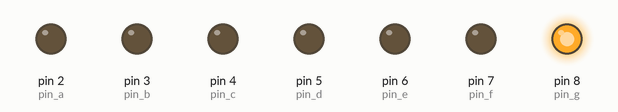
Simulated run of this program. Board: Arduino Uno, built with avr-gcc and run on an emulated ATmega328P. On the bench: output pins drawn as LEDs (lit = HIGH).

Above: at 0.15 s.
At 0.75 s:
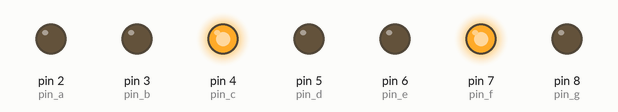
At 1.35 s:
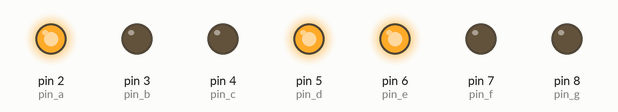
At 2.85 s:
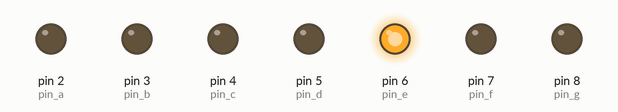
At 4.65 s:
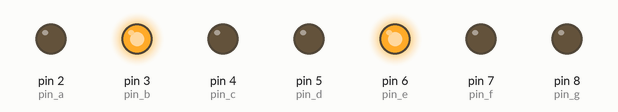
At 6.45 s:
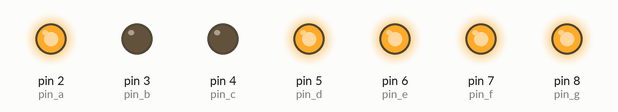
Timing chart, 0 to 6.9 s (numbered marks = the images above):
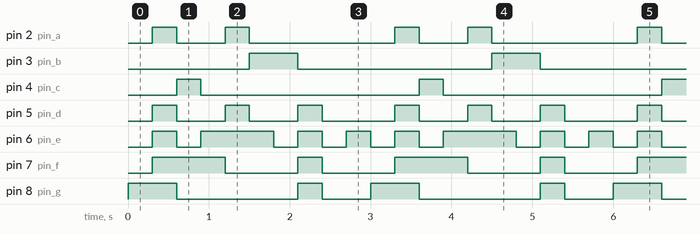

The program:

main.cpp
```cpp
#include <Arduino.h>
int pin_a =2;
int pin_b =3;
int pin_c =4;
int pin_d =5;
int pin_e =6;
int pin_f =7;
int pin_g =8;

int arr[7]={pin_a, pin_b, pin_c, pin_d, pin_e, pin_f, pin_g};

int status[10][7]={
  {0,0,0,0,0,0,1},//0
  {1,0,0,1,1,1,1},//1
  {0,0,1,0,0,1,0}, //2
  {0,0,0,0,1,1,0}, //3
  {1,0,0,1,1,0,0}, //4
  {0,1,0,0,1,0,0}, //5
  {0,1,0,0,0,0,0}, //6
  {0,0,0,1,1,1,1}, //7
  {0,0,0,0,0,0,0}, //8
  {0,0,0,0,1,0,0}  //9
};

void setup() {
  // put your setup code here, to run once:
for(int i = 0; i<=6; i++)
{
pinMode(arr[i],OUTPUT);

}
}

void loop() {
// put your main code here, to run repeatedly:
  for(int i=0; i<=9; i++)
  {
    for(int j=0; j<=6; j++)
    {
      digitalWrite(arr[j],status[i][j]);
    }
    delay(300);
  }

}
```

Measured:
- by itself, pin 2 (pin_a): repeats every 3.0 s: LOW 0.60 s, HIGH 0.30 s, LOW 1.8 s, HIGH 0.30 s
- by itself, pin 3 (pin_b): alternates HIGH for 0.60 s and LOW for 2.4 s
- by itself, pin 4 (pin_c): alternates HIGH for 0.30 s and LOW for 2.7 s
- by itself, pin 5 (pin_d): repeats every 3.0 s: 2 × (LOW 0.60 s, HIGH 0.30 s), LOW 0.90 s, HIGH 0.30 s
- by itself, pin 6 (pin_e): repeats every 3.0 s: LOW 0.30 s, HIGH 0.90 s, 3 × (LOW 0.30 s, HIGH 0.30 s)
- by itself, pin 7 (pin_f): repeats every 3.0 s: LOW 0.90 s, HIGH 0.30 s, LOW 0.90 s, HIGH 0.90 s
- by itself, pin 8 (pin_g): repeats every 3.0 s: LOW 1.5 s, HIGH 0.30 s, LOW 0.60 s, HIGH 0.60 s
